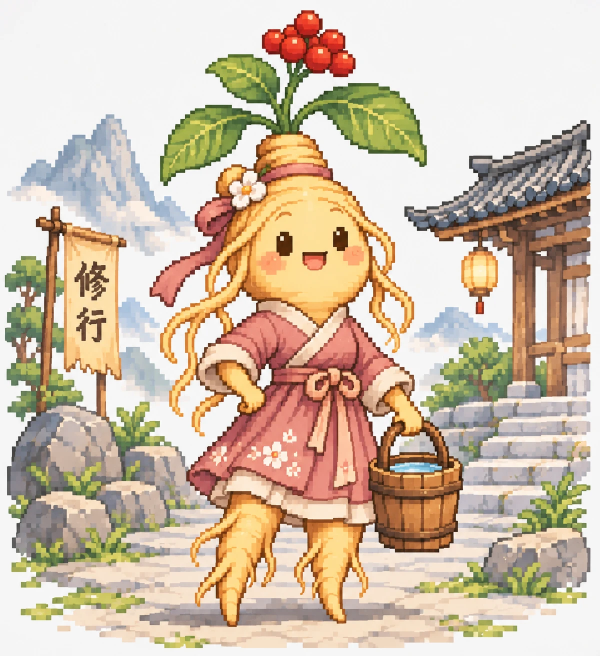
#> input picture .uiux/像素風立繪/畫風參考_煉氣女.webp, 1199 x 1312 px (shown at 1/2 size)
$ python chroma_compose.py '../畫風參考_煉氣女.webp' '../畫風參考_煉氣女.webp' '../畫風參考_煉氣女.webp' 5
#> lines starting #> are read from the running program, lines starting #| are printed output that depends on the picture
# 洋紅底的角色格 → 去背 → 疊到背景 → 合成動畫（原樣一份、像素格一份）
import sys, glob, os
from PIL import Image, ImageFilter
import numpy as np
src, bgp, out, ms = sys.argv[1], sys.argv[2], sys.argv[3], int(sys.argv[4])
W, H = 1008, 1260
os.makedirs(out, exist_ok=True)
bg = Image.open(bgp).convert('RGBA').resize((W, H), Image.LANCZOS)
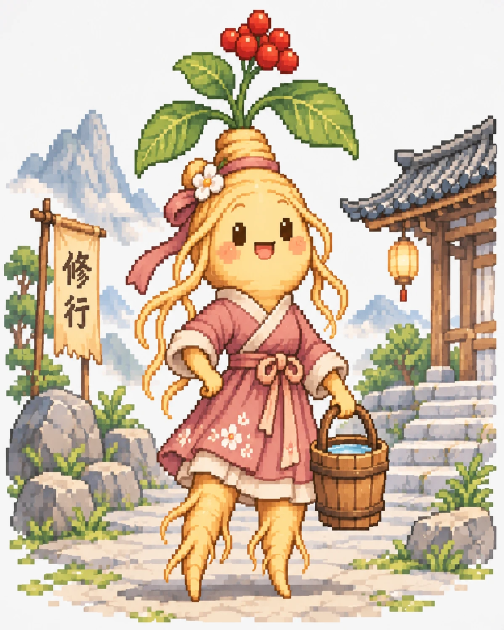
#> bg: PIL image 1008x1260 RGBA (shown at 1/2 size); mean R, G, B, A 208.5, 190.3, 169.5, 255
def key(im):
    a = np.asarray(im.convert('RGB')).astype(int)
    r, g, b = a[..., 0], a[..., 1], a[..., 2]
    mag = np.minimum(r, b) - g                      # 洋紅的程度
    solid = (mag > 90) & (np.abs(r - b) < 90)
    alpha = np.where(solid, 0, 255).astype('uint8')
    # 邊緣一圈帶洋紅的也去掉
    m = Image.fromarray(alpha).filter(ImageFilter.MinFilter(3))
    edge = (np.asarray(m) == 0) & (alpha == 255) & (mag > 35)
    alpha[edge] = 0
    # 淡淡的靈氣是白色疊在洋紅上，顏色落在洋紅到白的連線上：照綠色的量算透明度，顏色還原成白
    line = (r > 200) & (b > 200) & (np.abs(r - b) < 50) & (g < 215)
    soft = np.clip((g - 30) / 190.0, 0, 1)
    alpha = np.where(line, (soft * 255).astype('uint8'), alpha)
    rgb = a.copy()
    rgb[line] = (250, 252, 255)
    rgba = np.dstack([rgb.astype('uint8'), alpha])
    return Image.fromarray(rgba, 'RGBA')
files = sorted(glob.glob(os.path.join(src, 'step2_frame_*.png')))
print('frames', len(files))
frames = []
for f in files:
    im = Image.open(f)
    k = key(im).resize((W, H), Image.LANCZOS)
    ys, xs = np.nonzero(np.asarray(k)[..., 3] > 127)
    print(os.path.basename(f), im.size, 'opaque %', round(float((np.asarray(k)[..., 3] > 0).mean()) * 100, 1), 'bbox', (xs.min(), ys.min(), xs.max(), ys.max()))
    k.save(os.path.join(out, 'cut_' + os.path.basename(f)))
    frames.append(k)
comps = [Image.alpha_composite(bg, f).convert('RGB') for f in frames]
#> comps = []
#> (the run stopped early here; a loop or call above may not have finished)
